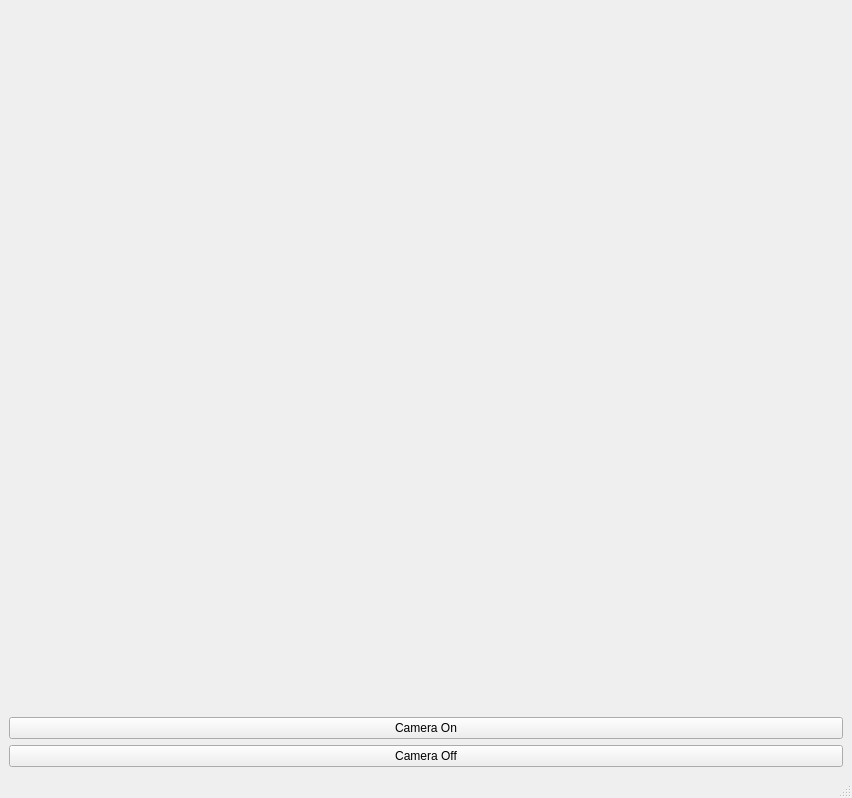
<?xml version="1.0" encoding="UTF-8"?>
<ui version="4.0">
 <class>MainWindow</class>
 <widget class="QMainWindow" name="MainWindow">
  <property name="geometry">
   <rect>
    <x>0</x>
    <y>0</y>
    <width>852</width>
    <height>798</height>
   </rect>
  </property>
  <property name="windowTitle">
   <string>MainWindow</string>
  </property>
  <widget class="QWidget" name="centralwidget">
   <layout class="QGridLayout" name="gridLayout">
    <item row="2" column="0">
     <layout class="QHBoxLayout" name="horizontalLayout_2">
      <item>
       <widget class="QLabel" name="label_8">
        <property name="minimumSize">
         <size>
          <width>30</width>
          <height>10</height>
         </size>
        </property>
        <property name="text">
         <string/>
        </property>
        <property name="alignment">
         <set>Qt::AlignCenter</set>
        </property>
       </widget>
      </item>
      <item>
       <widget class="QLabel" name="label_9">
        <property name="minimumSize">
         <size>
          <width>30</width>
          <height>10</height>
         </size>
        </property>
        <property name="text">
         <string/>
        </property>
        <property name="alignment">
         <set>Qt::AlignCenter</set>
        </property>
       </widget>
      </item>
      <item>
       <spacer name="horizontalSpacer">
        <property name="orientation">
         <enum>Qt::Horizontal</enum>
        </property>
        <property name="sizeType">
         <enum>QSizePolicy::Minimum</enum>
        </property>
        <property name="sizeHint" stdset="0">
         <size>
          <width>40</width>
          <height>20</height>
         </size>
        </property>
       </spacer>
      </item>
      <item>
       <layout class="QHBoxLayout" name="led_3"/>
      </item>
      <item>
       <spacer name="horizontalSpacer_2">
        <property name="orientation">
         <enum>Qt::Horizontal</enum>
        </property>
        <property name="sizeType">
         <enum>QSizePolicy::Minimum</enum>
        </property>
        <property name="sizeHint" stdset="0">
         <size>
          <width>40</width>
          <height>20</height>
         </size>
        </property>
       </spacer>
      </item>
      <item>
       <widget class="QLabel" name="label_10">
        <property name="minimumSize">
         <size>
          <width>30</width>
          <height>10</height>
         </size>
        </property>
        <property name="text">
         <string/>
        </property>
        <property name="alignment">
         <set>Qt::AlignCenter</set>
        </property>
       </widget>
      </item>
      <item>
       <widget class="QLabel" name="label_11">
        <property name="minimumSize">
         <size>
          <width>30</width>
          <height>10</height>
         </size>
        </property>
        <property name="text">
         <string/>
        </property>
        <property name="alignment">
         <set>Qt::AlignCenter</set>
        </property>
       </widget>
      </item>
     </layout>
    </item>
    <item row="1" column="0">
     <layout class="QGridLayout" name="gridLayout_2">
      <item row="0" column="2">
       <layout class="QVBoxLayout" name="verticalLayout_2">
        <item>
         <widget class="QLabel" name="label_1">
          <property name="minimumSize">
           <size>
            <width>30</width>
            <height>10</height>
           </size>
          </property>
          <property name="text">
           <string/>
          </property>
          <property name="alignment">
           <set>Qt::AlignCenter</set>
          </property>
         </widget>
        </item>
        <item>
         <spacer name="verticalSpacer_3">
          <property name="orientation">
           <enum>Qt::Vertical</enum>
          </property>
          <property name="sizeType">
           <enum>QSizePolicy::Minimum</enum>
          </property>
          <property name="sizeHint" stdset="0">
           <size>
            <width>20</width>
            <height>40</height>
           </size>
          </property>
         </spacer>
        </item>
        <item>
         <layout class="QHBoxLayout" name="led_4"/>
        </item>
        <item>
         <spacer name="verticalSpacer_4">
          <property name="orientation">
           <enum>Qt::Vertical</enum>
          </property>
          <property name="sizeType">
           <enum>QSizePolicy::Minimum</enum>
          </property>
          <property name="sizeHint" stdset="0">
           <size>
            <width>20</width>
            <height>40</height>
           </size>
          </property>
         </spacer>
        </item>
        <item>
         <widget class="QLabel" name="label_12">
          <property name="minimumSize">
           <size>
            <width>30</width>
            <height>10</height>
           </size>
          </property>
          <property name="text">
           <string/>
          </property>
         </widget>
        </item>
       </layout>
      </item>
      <item row="0" column="1">
       <widget class="QLabel" name="label">
        <property name="minimumSize">
         <size>
          <width>640</width>
          <height>480</height>
         </size>
        </property>
        <property name="text">
         <string/>
        </property>
       </widget>
      </item>
      <item row="0" column="0">
       <layout class="QVBoxLayout" name="verticalLayout">
        <item>
         <widget class="QLabel" name="label_6">
          <property name="minimumSize">
           <size>
            <width>30</width>
            <height>10</height>
           </size>
          </property>
          <property name="text">
           <string/>
          </property>
          <property name="alignment">
           <set>Qt::AlignCenter</set>
          </property>
         </widget>
        </item>
        <item>
         <spacer name="verticalSpacer">
          <property name="orientation">
           <enum>Qt::Vertical</enum>
          </property>
          <property name="sizeType">
           <enum>QSizePolicy::Minimum</enum>
          </property>
          <property name="sizeHint" stdset="0">
           <size>
            <width>20</width>
            <height>40</height>
           </size>
          </property>
         </spacer>
        </item>
        <item>
         <layout class="QHBoxLayout" name="led_2"/>
        </item>
        <item>
         <spacer name="verticalSpacer_2">
          <property name="orientation">
           <enum>Qt::Vertical</enum>
          </property>
          <property name="sizeType">
           <enum>QSizePolicy::Minimum</enum>
          </property>
          <property name="sizeHint" stdset="0">
           <size>
            <width>20</width>
            <height>40</height>
           </size>
          </property>
         </spacer>
        </item>
        <item>
         <widget class="QLabel" name="label_7">
          <property name="minimumSize">
           <size>
            <width>30</width>
            <height>10</height>
           </size>
          </property>
          <property name="text">
           <string/>
          </property>
          <property name="alignment">
           <set>Qt::AlignCenter</set>
          </property>
         </widget>
        </item>
       </layout>
      </item>
     </layout>
    </item>
    <item row="3" column="0">
     <layout class="QGridLayout" name="gridLayout_3">
      <item row="1" column="0">
       <widget class="QPushButton" name="pushButton_2">
        <property name="text">
         <string>Camera Off</string>
        </property>
       </widget>
      </item>
      <item row="0" column="0">
       <widget class="QPushButton" name="pushButton_1">
        <property name="text">
         <string>Camera On</string>
        </property>
       </widget>
      </item>
     </layout>
    </item>
    <item row="0" column="0">
     <layout class="QHBoxLayout" name="horizontalLayout">
      <item>
       <widget class="QLabel" name="label_5">
        <property name="minimumSize">
         <size>
          <width>30</width>
          <height>10</height>
         </size>
        </property>
        <property name="text">
         <string/>
        </property>
        <property name="alignment">
         <set>Qt::AlignCenter</set>
        </property>
       </widget>
      </item>
      <item>
       <widget class="QLabel" name="label_4">
        <property name="minimumSize">
         <size>
          <width>30</width>
          <height>10</height>
         </size>
        </property>
        <property name="text">
         <string/>
        </property>
        <property name="alignment">
         <set>Qt::AlignCenter</set>
        </property>
       </widget>
      </item>
      <item>
       <spacer name="horizontalSpacer_3">
        <property name="orientation">
         <enum>Qt::Horizontal</enum>
        </property>
        <property name="sizeType">
         <enum>QSizePolicy::Minimum</enum>
        </property>
        <property name="sizeHint" stdset="0">
         <size>
          <width>40</width>
          <height>20</height>
         </size>
        </property>
       </spacer>
      </item>
      <item>
       <layout class="QHBoxLayout" name="led_1">
        <property name="spacing">
         <number>0</number>
        </property>
       </layout>
      </item>
      <item>
       <spacer name="horizontalSpacer_4">
        <property name="orientation">
         <enum>Qt::Horizontal</enum>
        </property>
        <property name="sizeType">
         <enum>QSizePolicy::Minimum</enum>
        </property>
        <property name="sizeHint" stdset="0">
         <size>
          <width>40</width>
          <height>20</height>
         </size>
        </property>
       </spacer>
      </item>
      <item>
       <widget class="QLabel" name="label_3">
        <property name="minimumSize">
         <size>
          <width>30</width>
          <height>10</height>
         </size>
        </property>
        <property name="text">
         <string/>
        </property>
        <property name="alignment">
         <set>Qt::AlignCenter</set>
        </property>
       </widget>
      </item>
      <item>
       <widget class="QLabel" name="label_2">
        <property name="minimumSize">
         <size>
          <width>30</width>
          <height>10</height>
         </size>
        </property>
        <property name="text">
         <string/>
        </property>
        <property name="alignment">
         <set>Qt::AlignCenter</set>
        </property>
       </widget>
      </item>
     </layout>
    </item>
   </layout>
  </widget>
  <widget class="QMenuBar" name="menubar">
   <property name="geometry">
    <rect>
     <x>0</x>
     <y>0</y>
     <width>852</width>
     <height>20</height>
    </rect>
   </property>
  </widget>
  <widget class="QStatusBar" name="statusbar"/>
 </widget>
 <resources/>
 <connections/>
</ui>
